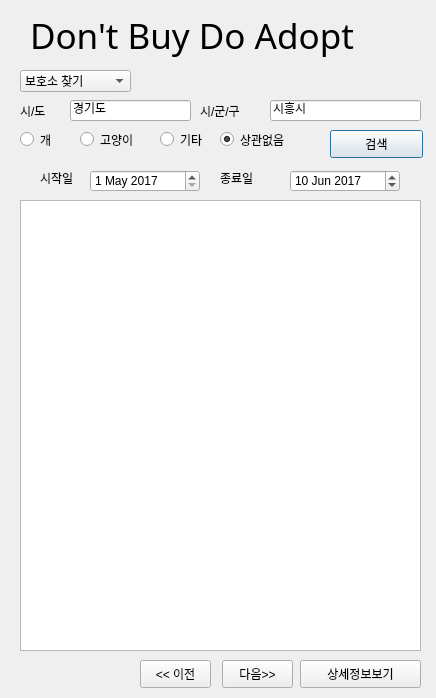
<?xml version="1.0" encoding="UTF-8"?>
<ui version="4.0">
 <class>Dialog</class>
 <widget class="QDialog" name="Dialog">
  <property name="geometry">
   <rect>
    <x>0</x>
    <y>0</y>
    <width>436</width>
    <height>698</height>
   </rect>
  </property>
  <property name="windowTitle">
   <string>Dialog</string>
  </property>
  <widget class="QListWidget" name="listWidget">
   <property name="geometry">
    <rect>
     <x>20</x>
     <y>200</y>
     <width>401</width>
     <height>451</height>
    </rect>
   </property>
  </widget>
  <widget class="QComboBox" name="selectMenuComboBox">
   <property name="enabled">
    <bool>true</bool>
   </property>
   <property name="geometry">
    <rect>
     <x>20</x>
     <y>70</y>
     <width>111</width>
     <height>22</height>
    </rect>
   </property>
   <property name="acceptDrops">
    <bool>false</bool>
   </property>
   <property name="editable">
    <bool>false</bool>
   </property>
   <item>
    <property name="text">
     <string>보호소 찾기</string>
    </property>
   </item>
   <item>
    <property name="text">
     <string>유기동물 검색</string>
    </property>
   </item>
  </widget>
  <widget class="QPushButton" name="SearchPushButton">
   <property name="geometry">
    <rect>
     <x>330</x>
     <y>130</y>
     <width>93</width>
     <height>28</height>
    </rect>
   </property>
   <property name="text">
    <string>검색</string>
   </property>
   <property name="checkable">
    <bool>true</bool>
   </property>
  </widget>
  <widget class="QLabel" name="sidoLabel">
   <property name="geometry">
    <rect>
     <x>20</x>
     <y>100</y>
     <width>41</width>
     <height>21</height>
    </rect>
   </property>
   <property name="text">
    <string>시/도</string>
   </property>
  </widget>
  <widget class="QLabel" name="sigunguLabel">
   <property name="geometry">
    <rect>
     <x>200</x>
     <y>100</y>
     <width>61</width>
     <height>21</height>
    </rect>
   </property>
   <property name="text">
    <string>시/군/구</string>
   </property>
  </widget>
  <widget class="QPushButton" name="detailPushButton">
   <property name="geometry">
    <rect>
     <x>300</x>
     <y>660</y>
     <width>121</width>
     <height>28</height>
    </rect>
   </property>
   <property name="text">
    <string>상세정보보기</string>
   </property>
  </widget>
  <widget class="QLineEdit" name="sidoLineEdit">
   <property name="geometry">
    <rect>
     <x>70</x>
     <y>100</y>
     <width>121</width>
     <height>21</height>
    </rect>
   </property>
   <property name="text">
    <string>경기도</string>
   </property>
  </widget>
  <widget class="QLineEdit" name="sigunguLineEdit">
   <property name="geometry">
    <rect>
     <x>270</x>
     <y>100</y>
     <width>151</width>
     <height>21</height>
    </rect>
   </property>
   <property name="text">
    <string>시흥시</string>
   </property>
  </widget>
  <widget class="QDateEdit" name="startDateEdit">
   <property name="geometry">
    <rect>
     <x>90</x>
     <y>170</y>
     <width>110</width>
     <height>22</height>
    </rect>
   </property>
   <property name="date">
    <date>
     <year>2017</year>
     <month>5</month>
     <day>1</day>
    </date>
   </property>
   <property name="time">
    <time>
     <hour>0</hour>
     <minute>0</minute>
     <second>0</second>
    </time>
   </property>
  </widget>
  <widget class="QLabel" name="label_3">
   <property name="geometry">
    <rect>
     <x>40</x>
     <y>170</y>
     <width>64</width>
     <height>15</height>
    </rect>
   </property>
   <property name="text">
    <string>시작일</string>
   </property>
  </widget>
  <widget class="QLabel" name="label_4">
   <property name="geometry">
    <rect>
     <x>220</x>
     <y>170</y>
     <width>64</width>
     <height>15</height>
    </rect>
   </property>
   <property name="text">
    <string>종료일</string>
   </property>
  </widget>
  <widget class="QDateEdit" name="endDateEdit">
   <property name="geometry">
    <rect>
     <x>290</x>
     <y>170</y>
     <width>110</width>
     <height>22</height>
    </rect>
   </property>
   <property name="date">
    <date>
     <year>2017</year>
     <month>6</month>
     <day>10</day>
    </date>
   </property>
  </widget>
  <widget class="QRadioButton" name="radioButtonDog">
   <property name="geometry">
    <rect>
     <x>20</x>
     <y>130</y>
     <width>41</width>
     <height>19</height>
    </rect>
   </property>
   <property name="text">
    <string>개</string>
   </property>
  </widget>
  <widget class="QRadioButton" name="radioButtonAll">
   <property name="geometry">
    <rect>
     <x>220</x>
     <y>130</y>
     <width>91</width>
     <height>19</height>
    </rect>
   </property>
   <property name="mouseTracking">
    <bool>true</bool>
   </property>
   <property name="text">
    <string>상관없음</string>
   </property>
   <property name="checkable">
    <bool>true</bool>
   </property>
   <property name="checked">
    <bool>true</bool>
   </property>
  </widget>
  <widget class="QRadioButton" name="radioButtonCat">
   <property name="geometry">
    <rect>
     <x>80</x>
     <y>130</y>
     <width>71</width>
     <height>19</height>
    </rect>
   </property>
   <property name="text">
    <string>고양이</string>
   </property>
  </widget>
  <widget class="QRadioButton" name="radioButtonEtc">
   <property name="geometry">
    <rect>
     <x>160</x>
     <y>130</y>
     <width>61</width>
     <height>19</height>
    </rect>
   </property>
   <property name="text">
    <string>기타</string>
   </property>
  </widget>
  <widget class="QLabel" name="label_5">
   <property name="geometry">
    <rect>
     <x>30</x>
     <y>10</y>
     <width>371</width>
     <height>51</height>
    </rect>
   </property>
   <property name="font">
    <font>
     <family>Corbel</family>
     <pointsize>26</pointsize>
    </font>
   </property>
   <property name="text">
    <string>Don't Buy Do Adopt</string>
   </property>
  </widget>
  <widget class="QPushButton" name="NextPagePushButton">
   <property name="geometry">
    <rect>
     <x>222</x>
     <y>660</y>
     <width>71</width>
     <height>28</height>
    </rect>
   </property>
   <property name="text">
    <string>다음&gt;&gt;</string>
   </property>
  </widget>
  <widget class="QPushButton" name="PrevPagePushButton">
   <property name="geometry">
    <rect>
     <x>140</x>
     <y>660</y>
     <width>71</width>
     <height>28</height>
    </rect>
   </property>
   <property name="text">
    <string>&lt;&lt; 이전</string>
   </property>
  </widget>
 </widget>
 <resources/>
 <connections/>
</ui>
